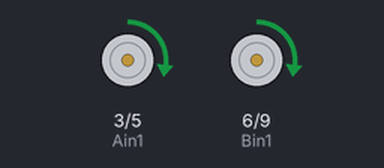
The sketch below on a simulated Arduino Uno, built with avr-gcc and run on an emulated ATmega328P. Shown: motor-driver pin pairs drawn as motors (green arrow = first pin HIGH = forward, orange = second pin HIGH = backward, longer = more drive).

Above: at 0.4 s.
Timing chart, 0 to 3.2 s (numbered marks = the images above):
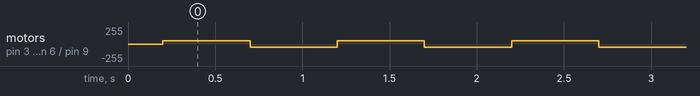

The sketch:

motores.ino
```cpp
const int Ain1=3;
const int Ain2=5;
const int Bin1=6;
const int Bin2=9;
void setup() {
  pinMode(Ain1,OUTPUT);
  pinMode(Ain2,OUTPUT);
  pinMode(Bin1,OUTPUT);
  pinMode(Bin2,OUTPUT);

  delay(200);
}

void loop() {
  while(true)
  {
  analogWrite(Ain1,50);
   analogWrite(Ain2,0);
    analogWrite(Bin1,50);
    analogWrite(Bin2,0);

delay(500);
     analogWrite(Ain1,0);
   analogWrite(Ain2,50);
    analogWrite(Bin1,0);
   analogWrite(Bin2,50);
     delay(500);
}
}
```

Measured:
- by itself, motor on pin 3 (Ain1) / pin 5 (Ain2), motor on pin 6 (Bin1) / pin 9 (Bin2): alternates forward 50/255 for 0.50 s and backward 50/255 for 0.50 s
